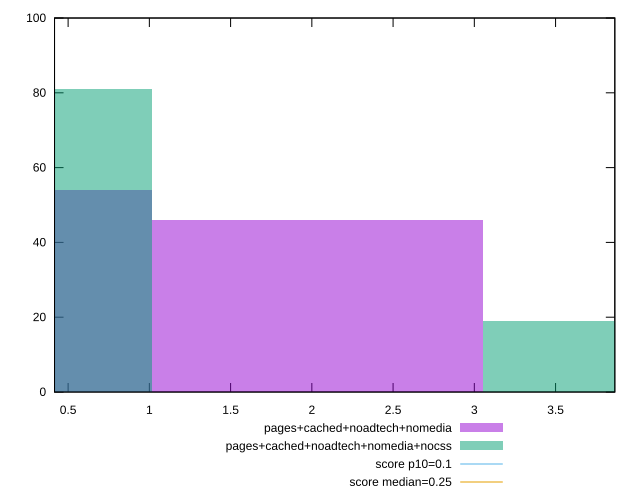

Reproduce this figure in gnuplot.
reset

$pagesCachedNoadtechNomedia <<EOF
2.0363503088974944 46
0 54
EOF

$pagesCachedNoadtechNomediaNocss <<EOF
0 81
4.072700617794989 19
EOF

set key outside below
set boxwidth 2.0363503088974944
set xrange [0.4164168294270833:3.864670138888889]
set yrange [0:100]
set trange [0:100]
set style fill transparent solid 0.5 noborder

set parametric
set terminal svg size 640, 500 enhanced background rgb 'white'
set output "report_00018_2021-02-10T15-25-16.877Z/cumulative-layout-shift/comparison/histogram/3_vs_4.svg"

plot $pagesCachedNoadtechNomedia title "pages+cached+noadtech+nomedia" with boxes, \
     $pagesCachedNoadtechNomediaNocss title "pages+cached+noadtech+nomedia+nocss" with boxes, \
     0.1,t title "score p10=0.1", \
     0.25,t title "score median=0.25"

reset
